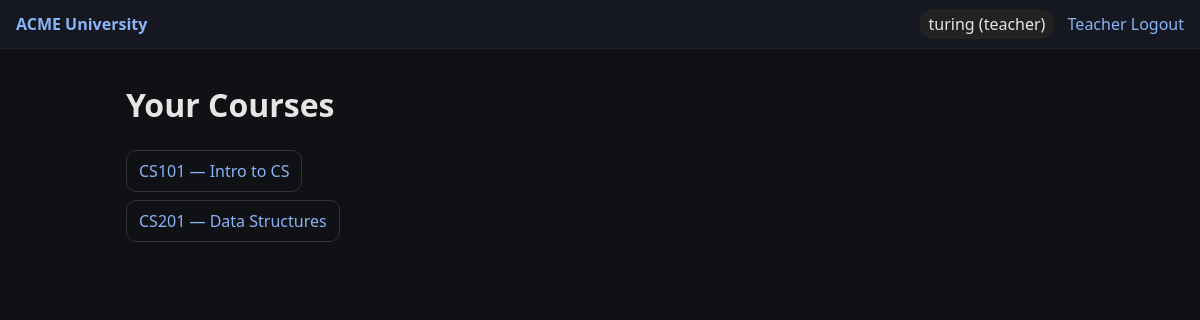
The app's page /teacher (signed in) with its own data.
### models.py (models this page shows, shortened)
class User(db.Model, UserMixin):
    id = db.Column(db.Integer, primary_key=True)
    username = db.Column(db.String(80), unique=True, nullable=False)
    password_hash = db.Column(db.String(128), nullable=False)
    role = db.Column(db.String(20), nullable=False)

class Course(db.Model):
    id = db.Column(db.Integer, primary_key=True)
    code = db.Column(db.String(20), unique=True, nullable=False)
    title = db.Column(db.String(120), nullable=False)
    capacity = db.Column(db.Integer, nullable=False, default=30)
    teacher_id = db.Column(db.Integer, db.ForeignKey('user.id'), nullable=False)
    teacher = db.relationship('User', foreign_keys=[teacher_id])

### teacher_routes.py (the view)
@teacher_bp.route('/')
@teacher_bp.route('')
@login_required
@roles_required('teacher')
def dashboard():
    courses = Course.query.filter_by(teacher_id=current_user.id).order_by(Course.code).all()
    return render_template('teacher_dashboard.html', courses=courses)

### models.py (called while the page is built)
@login_manager.user_loader
def load_user(user_id):
    return User.query.get(int(user_id)) if user_id else None

### templates/teacher_dashboard.html
{% extends 'base.html' %}{% block content %}
<h1>Your Courses</h1>
{% if courses %}<ul class='list'>
{% for c in courses %}<li><a class='btn' href='{{ url_for('teacher.course', course_id=c.id) }}'>{{ c.code }} — {{ c.title }}</a></li>{% endfor %}
</ul>{% else %}<p class='muted'>No assigned courses.</p>{% endif %}
{% endblock %}

### templates/base.html (shortened to what this page needs)
<!doctype html>
<html><head>
<link rel='stylesheet' href='{{ url_for('static', filename='styles.css') }}'>
</head><body>
<header class='nav'>
  <div class='brand'><a href='{{ url_for('home') }}'>ACME University</a></div>
  <nav>
    {% if current_user.is_authenticated %}
      <span class='pill'>{{ current_user.username }} ({{ current_user.role }})</span>
      {% if current_user.role == 'student' %}
        <a href='{{ url_for('student.my_classes') }}'>My Classes</a>
        <a href='{{ url_for('student.all_classes') }}'>All Classes</a>
      {% elif current_user.role == 'teacher' %}
        <a href='{{ url_for('teacher.dashboard') }}'>Teacher</a>
      {% else %}
        <a href='/admin'>Admin</a>
      {% endif %}
      <a href='{{ url_for('auth.logout') }}'>Logout</a>
    {% else %}
      <a href='{{ url_for('auth.login') }}'>Login</a>
    {% endif %}
  </nav>
</header>
<main class='container'>{% block content %}{% endblock %}</main>
</body></html>

### static/styles.css (style rules this page uses)
*, *::before, *::after { box-sizing: border-box; }
body { font-family: system-ui, Segoe UI, Roboto, Arial, sans-serif; margin: 0; background: #0f1115; color: #e6e6e6; line-height: 1.5; }
a { color: #8ab4f8; text-decoration: none; }
.container { max-width: 980px; margin: 32px auto; padding: 0 16px; }
.nav { display: flex; justify-content: space-between; align-items: center; padding: 12px 16px; background: #151820; border-bottom: 1px solid #222; gap: 12px; flex-wrap: wrap; }
.brand a { font-weight: 700; }
.pill { background: #222; padding: 4px 10px; border-radius: 999px; margin-right: 8px; }
.btn { display: inline-block; padding: 8px 12px; border: 1px solid #333; border-radius: 10px; }
.list { list-style: none; padding: 0; display: grid; gap: 8px; }

### records on screen
User: username "turing", role "teacher"
Course: code "CS101", title "Intro to CS"
Course: code "CS201", title "Data Structures"
